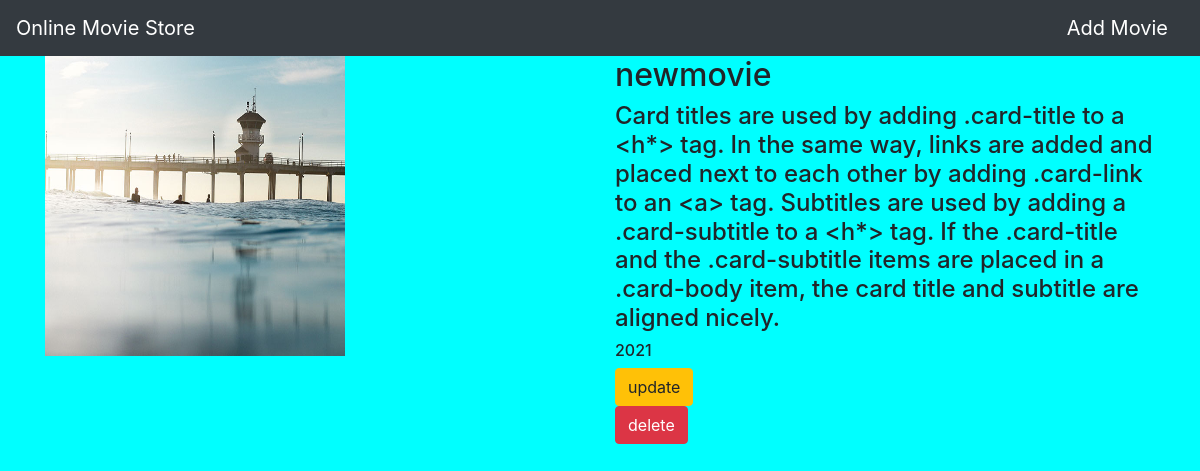
The app's page /movie/4/ with its own data.
### movieapp/models.py (models this page shows, shortened)
class Movie(models.Model):
    name=models.CharField(max_length=250)
    desc=models.TextField()
    year=models.IntegerField()
    img=models.ImageField(upload_to='gallery')

### movieapp/views.py (the view)
# urls.py: path('movie/<int:movie_id>/',views.detail,name='detail'),
def detail(request,movie_id):
    movie=Movie.objects.get(id=movie_id)
    return render(request,'detail.html',{'movie':movie})

### templates/detail.html (shortened to what this page needs)
{% extends 'base.html' %}
{% block body %}
<div class="container">
    <div class="row">
        <div class="col-md-6">
            <img src="{{movie.img.url}}" width="300" height="300">
        </div>
<div class="col-md-6">
     <h2>{{movie.name}}</h2>
    <h4>{{movie.desc}}</h4>
     <h6>{{movie.year}}</h6>
<a class="btn btn-warning" href="{% url 'movieapp:update' movie.id %}">update</a><br>
<a class="btn btn-danger" href="{% url 'movieapp:delete' movie.id %}">delete</a><br></div>
</div>
  </div>
{% endblock %}

### static/style.css (style rules this page uses)
body { background-color:aqua; }

### records on screen
Movie: img (picture), name "newmovie", desc "Card titles are used by adding .card-title to a <h*> tag. In the same way, links are added and placed next to each other by adding .card-link to an <a> tag. Subtitles are used by adding a .card-subtitle to a <h*> tag. If the .card-title and the .card-subtitle items are placed in a .card-body item, the card title and subtitle are aligned nicely.", year "2021"
